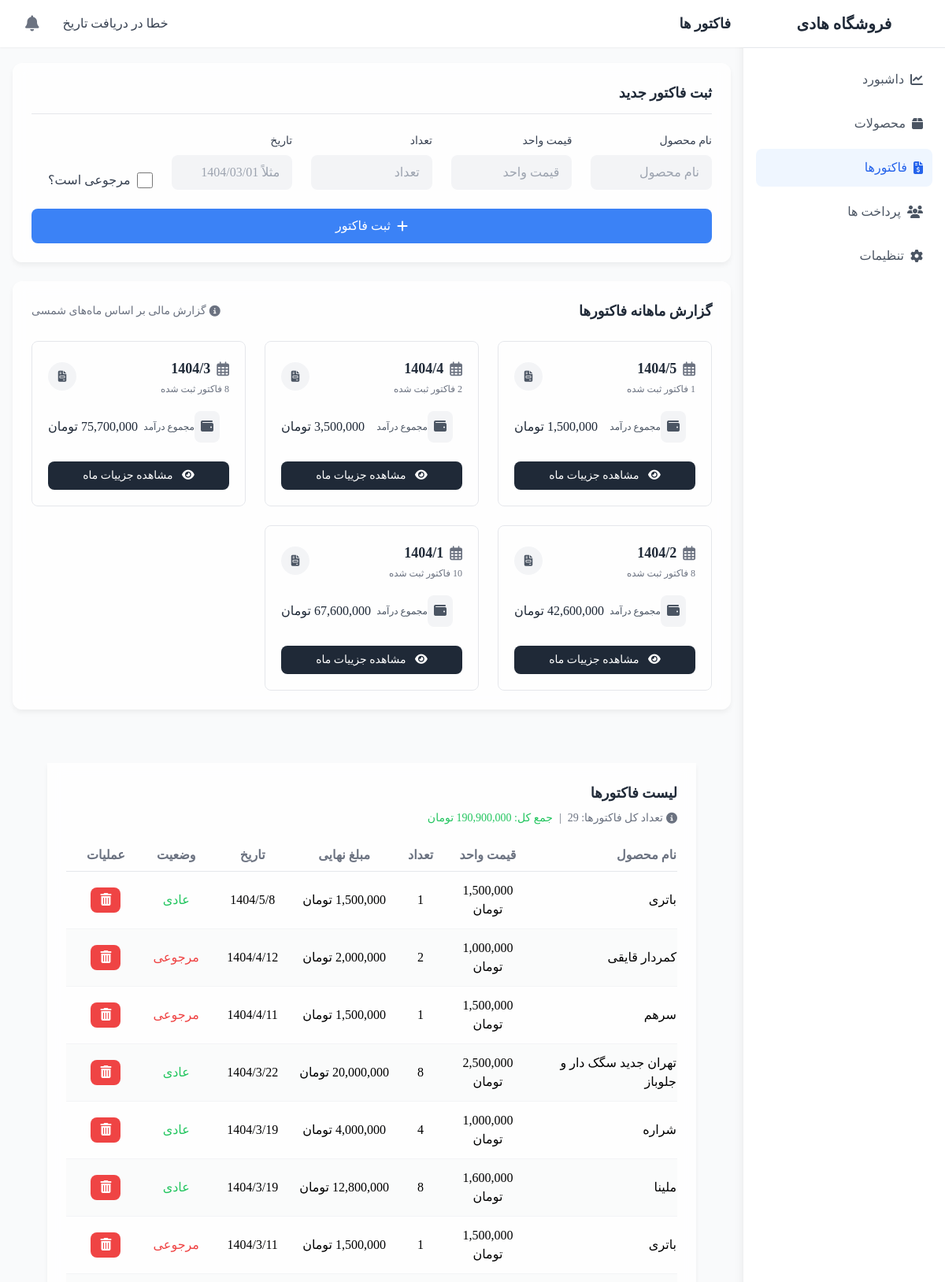
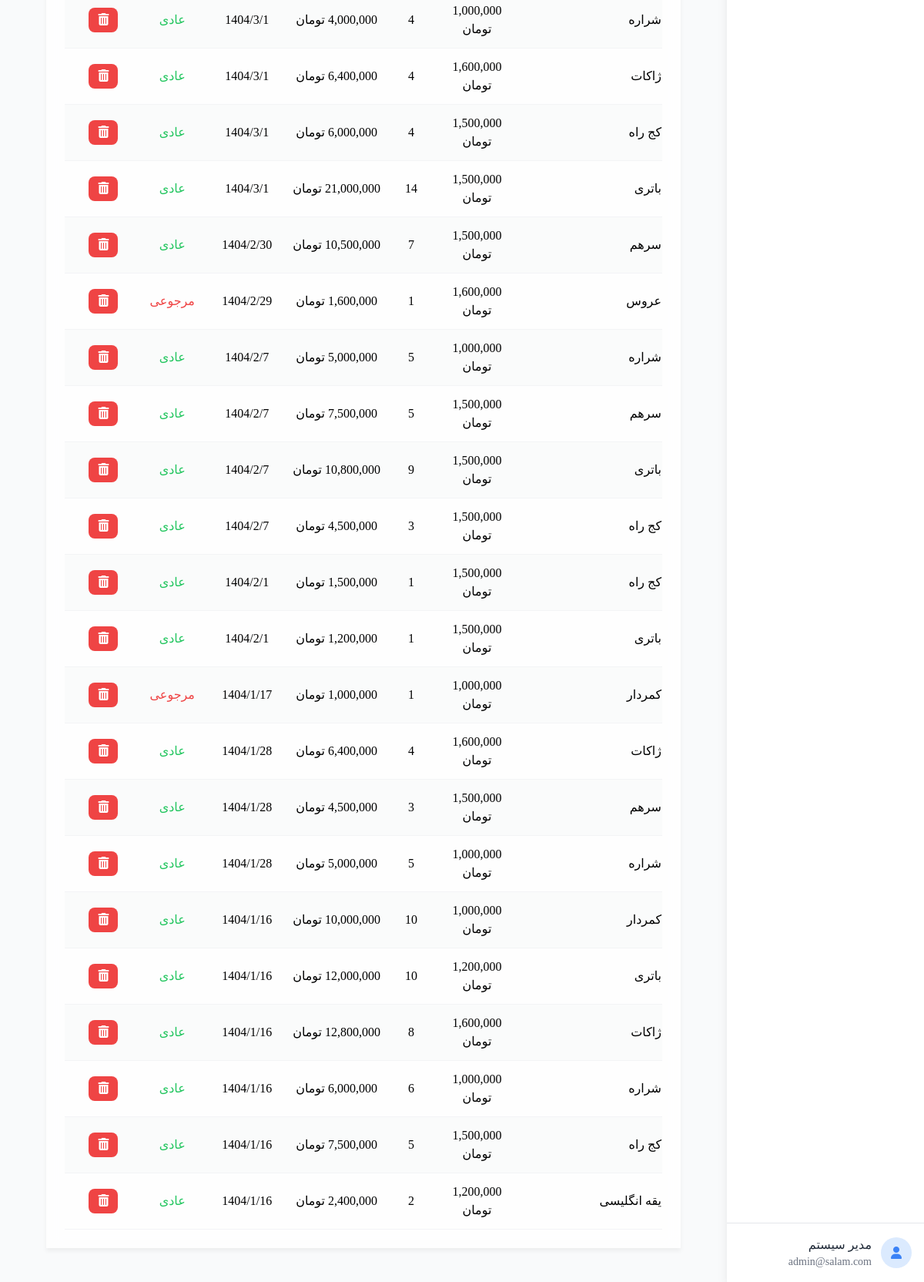
/factor.php, run on the app's committed database (2 pictures, top to bottom).
### tables this page shows
CREATE TABLE IF NOT EXISTS `factor` (
  `id` int NOT NULL AUTO_INCREMENT,
  `name` varchar(255) NOT NULL,
  `price` decimal(10,2) NOT NULL,
  `stock` int NOT NULL,
  `final_price` decimal(10,2) NOT NULL,
  `date` varchar(10) NOT NULL,
  `returned` tinyint(1) DEFAULT '0',
  `created_at` timestamp NULL DEFAULT CURRENT_TIMESTAMP,
  PRIMARY KEY (`id`)
);

### factor.php (the view, shortened to what this page needs)
<!DOCTYPE html>
<html lang="en" dir="rtl">
<head>
    <script src="https://cdn.tailwindcss.com"></script>
    <link href="https://cdnjs.cloudflare.com/ajax/libs/font-awesome/6.4.0/css/all.min.css" rel="stylesheet">
    <link rel="stylesheet" href="color.css">
</head>
<body class="bg-gray-50">
    <div class="flex h-screen overflow-hidden">
        <?php include("sidebar.php");?>
        <div class="flex-1 overflow-auto">
            <?php include("header.php");?>
            <div class="glass-card p-6 rounded-xl mb-6 mx-4">
                <h3 class="font-semibold text-gray-800 mb-6 text-lg border-b pb-3">ثبت فاکتور جدید</h3>
                <form method="post" action="factor_add.php" class="grid gap-6" dir="rtl">
                    <div class="grid grid-cols-1 md:grid-cols-5 gap-6">
                        <div class="space-y-2">
                            <label class="block text-sm font-medium text-gray-700">نام محصول</label>
                            <input type="text" name="name" placeholder="نام محصول" required
                                class="w-full form-input bg-gray-100 border-0 rounded-lg px-4 py-2.5 focus:ring-2 focus:ring-blue-500">
                        </div>
                        <div class="space-y-2">
                            <label class="block text-sm font-medium text-gray-700">قیمت واحد</label>
                            <input type="number" name="price" placeholder="قیمت واحد" required
                                class="w-full form-input bg-gray-100 border-0 rounded-lg px-4 py-2.5 focus:ring-2 focus:ring-blue-500">
                        </div>
                        <div class="space-y-2">
                            <label class="block text-sm font-medium text-gray-700">تعداد</label>
                            <input type="number" name="stock" placeholder="تعداد" required
                                class="w-full form-input bg-gray-100 border-0 rounded-lg px-4 py-2.5 focus:ring-2 focus:ring-blue-500">
                        </div>
                        <div class="space-y-2">
                            <label class="block text-sm font-medium text-gray-700">تاریخ</label>
                            <input type="text" name="date" id="date-input" placeholder="مثلاً 1404/03/01" required
                                class="w-full form-input bg-gray-100 border-0 rounded-lg px-4 py-2.5 focus:ring-2 focus:ring-blue-500">
                        </div>
                        <div class="space-y-2 flex items-end">
                            <label class="inline-flex items-center mt-1">
                                <input type="checkbox" name="returned" class="form-checkbox h-5 w-5 text-blue-600">
                                <span class="mr-2 text-gray-700">مرجوعی است؟</span>
                            </label>
                        </div>
                    </div>
                    <div class="grid grid-cols-1">
                        <button type="submit" name="add"
                            class="w-full md:w-3/3 mx-auto bg-blue-500 hover:bg-blue-600 text-white py-2.5 px-4 rounded-lg transition duration-200 flex items-center justify-center">
                            <i class="fas fa-plus ml-2"></i>
                            <span>ثبت فاکتور</span>
                        </button>
                    </div>
                </form>
            </div>
<div class="glass-card p-6 rounded-xl mb-6 mx-4">
    <div class="flex justify-between items-center mb-6">
        <h3 class="font-semibold text-gray-800 text-lg">گزارش ماهانه فاکتورها</h3>
        <div class="flex items-center text-sm text-gray-500">
            <i class="fas fa-info-circle ml-1"></i>
            <span>گزارش مالی بر اساس ماه‌های شمسی</span>
        </div>
    </div>
    <?php
    try {
        $pdo = new PDO("mysql:host=localhost;dbname=salam;charset=utf8mb4", "root", "");
        $pdo->setAttribute(PDO::ATTR_ERRMODE, PDO::ERRMODE_EXCEPTION);
        $pdo->setAttribute(PDO::ATTR_EMULATE_PREPARES, false);
        $sql = "
            SELECT
                SUBSTRING_INDEX(date, '/', 2) AS month_year,
                COUNT(*) AS total_orders,
                SUM(final_price) AS total_amount,
                SUM(CASE WHEN returned = 1 THEN 1 ELSE 0 END) AS returned_count,
                SUM(CASE WHEN returned = 0 THEN stock ELSE 0 END) AS total_products,
                SUM(CASE WHEN returned = 1 THEN stock ELSE 0 END) AS returned_products
            FROM factor
            GROUP BY month_year
            ORDER BY month_year DESC
        ";
        $stmt = $pdo->query($sql);
        $monthlyData = $stmt->fetchAll(PDO::FETCH_ASSOC);
    } catch (PDOException $e) {
        echo '<div class="bg-red-50 border-l-4 border-red-500 p-4 mb-6">';
        echo '<div class="flex items-center">';
        echo '<div class="flex-shrink-0 text-red-500">';
        echo '<i class="fas fa-exclamation-circle"></i>';
        echo '</div>';
        echo '<div class="ml-3">';
        echo '<p class="text-sm text-red-700">';
        echo 'خطا در ارتباط با پایگاه داده:<br>';
        echo htmlspecialchars($e->getMessage());
        echo '</p>';
        echo '</div>';
        echo '</div>';
        echo '</div>';
        $monthlyData = [];
    }
    ?>
    <div class="grid grid-cols-1 md:grid-cols-2 lg:grid-cols-3 gap-6">
        <?php if (!empty($monthlyData)): ?>
            <?php foreach ($monthlyData as $month):
            ?>
                <div class="border border-gray-200 rounded-lg hover:shadow-md transition-shadow">
                    <div class="p-5">
                        <div class="flex justify-between items-center mb-4">
                            <div>
                                <h4 class="font-bold text-lg text-gray-800 flex items-center">
                                    <i class="far fa-calendar-alt ml-2 text-gray-500"></i>
                                    <?= htmlspecialchars($month['month_year'] ?? 'N/A') ?>
                                </h4>
                                <p class="text-xs text-gray-500 mt-1">
                                    <?= htmlspecialchars($month['total_orders'] ?? 0) ?> فاکتور ثبت شده
                                </p>
                            </div>
                            <div class="bg-gray-100 text-gray-600 rounded-full w-9 h-9 flex items-center justify-center">
                                <i class="fas fa-file-invoice text-sm"></i>
                            </div>
                        </div>
                        <div class="space-y-3 mt-5">
                            <div class="flex items-center">
                                <div class="bg-gray-100 p-2 rounded-lg mr-3">
                                    <i class="fas fa-wallet text-gray-600"></i>
                                </div>
                                <div class="flex-1">
                                    <p class="text-xs text-gray-600">مجموع درآمد</p>
                                </div>
                                <span class="font-medium text-gray-800">
                                    <?= number_format($month['total_amount'] ?? 0, 0) ?> تومان
                                </span>
                            </div>
                        </div>
                        <div class="mt-6">
                            <a href="factor_details.php?month=<?= urlencode($month['month_year'] ?? '') ?>"
                                class="block text-center bg-gray-800 hover:bg-gray-700 text-white py-2 px-4 rounded-lg transition duration-200 text-sm w-full">
                                <i class="fas fa-eye ml-2"></i>
                                مشاهده جزییات ماه
                            </a>
                        </div>
                    </div>
                </div>
            <?php endforeach; ?>
        <?php endif; ?>
    </div>
</div>
            <main class="p-6 mx-4">
                <?php
                $pdo = new PDO("mysql:host=localhost;dbname=salam;charset=utf8", "root", "");
                $data = $pdo->query("SELECT * FROM factor ORDER BY id DESC")->fetchAll(PDO::FETCH_ASSOC);
                ?>
                <div class="glass-card p-6">
                    <div class="flex flex-col md:flex-row justify-between items-start md:items-center mb-6">
                        <div>
                            <h3 class="font-semibold text-gray-800 text-lg">لیست فاکتورها</h3>
                            <div class="flex items-center mt-2 text-sm text-gray-500">
                                <i class="fas fa-info-circle ml-1"></i>
                                <span>تعداد کل فاکتورها: <?= count($data) ?></span>
                                <?php
                                $totalSum = array_reduce($data, function ($carry, $item) {
                                    return $carry + $item['final_price'];
                                }, 0);
                                ?>
                                <span class="mx-2">|</span>
                                <span class="text-green-500">جمع کل: <?= number_format($totalSum, 0, '.', ',') ?>
                                    تومان</span>
                            </div>
                        </div>
                    </div>
                    <div class="overflow-x-auto">
                        <table class="w-full product-table text-right" dir="rtl">
                            <colgroup>
                                <col style="width: 25%">
                                <col style="width: 12%">
                                <col style="width: 10%">
                                <col style="width: 15%">
                                <col style="width: 15%">
                                <col style="width: 10%">
                                <col style="width: 13%">
                            </colgroup>
                            <thead>
                                <tr class="text-gray-500 border-b border-gray-200">
                                    <th class="pb-2 text-right">نام محصول</th>
                                    <th class="pb-2 text-center">قیمت واحد</th>
                                    <th class="pb-2 text-center">تعداد</th>
                                    <th class="pb-2 text-center">مبلغ نهایی</th>
                                    <th class="pb-2 text-center">تاریخ</th>
                                    <th class="pb-2 text-center">وضعیت</th>
                                    <th class="pb-2 text-center">عملیات</th>
                                </tr>
                            </thead>
                            <tbody>
                                <?php foreach ($data as $row): ?>
                                    <tr class="border-b border-gray-100">
                                        <td class="py-3">
                                            <?= htmlspecialchars($row['name']) ?>
                                        </td>
                                        <td class="py-3 text-center">
                                            <?= number_format($row['price'], 0, '.', ',') ?> تومان
                                        </td>
                                        <td class="py-3 text-center">
                                            <?= $row['stock'] ?>
                                        </td>
                                        <td class="py-3 text-center">
                                            <?= number_format($row['final_price'], 0, '.', ',') ?> تومان
                                        </td>
                                        <td class="py-3 text-center">
                                            <?= htmlspecialchars($row['date']) ?>
                                        </td>
                                        <td class="py-3 text-center">
                                            <span class="<?= $row['returned'] ? 'text-red-500' : 'text-green-500' ?>">
                                                <?= $row['returned'] ? 'مرجوعی' : 'عادی' ?>
                                            </span>
                                        </td>
                                        <td class="py-3 text-center space-x-2">
                                            <form method="post" action="factor_delete.php" class="inline-block"
                                                onsubmit="return confirm('آیا از حذف این فاکتور مطمئن هستید؟')">
                                                <button type="submit"
                                                    class="bg-red-500 hover:bg-red-600 text-white py-1 px-3 rounded-lg transition duration-200">
                                                    <i class="fas fa-trash-alt"></i>
                                                </button>
                                            </form>
                                        </td>
                                    </tr>
                                <?php endforeach; ?>
                            </tbody>
                        </table>
                    </div>
                </div>
            </main>
        </div>
    </div>
</body>
</html>

### color.css (style rules this page uses)
:root { --color-bg: #0066ff; --color-card-bg: rgba(255, 255, 255, 0.8); --color-hover-bg: rgba(59, 130, 246, 0.1); --color-hover-row: rgba(59, 130, 246, 0.05); --color-even-row: rgba(249, 250, 251, 0.8); --color-shadow: #0000000d; --color-input-focus: rgba(59, 130, 246, 0.2); --color-text: #374151; }

### factor.php (style rules this page uses)
body { font-family: modam; background-color: var(--color-bg); }
.glass-card { background: var(--color-card-bg); backdrop-filter: blur(10px); box-shadow: 0 4px 6px var(--color-shadow); margin: 20px; }
.product-table tr:nth-child(even) { background-color: var(--color-even-row); }
.form-input { transition: all 0.3s ease; }

### data on the page
factor: name "باتری", price "1,500,000", stock "1", date "1404/5/8", returned "عادی"
factor: name "کمردار قایقی", price "1,000,000", stock "2", final_price "2,000,000", date "1404/4/12", returned "مرجوعی"
factor: name "سرهم", price "1,500,000", stock "1", date "1404/4/11", returned "مرجوعی"
factor: name "تهران جدید سگک دار و جلوباز", price "2,500,000", stock "8", final_price "20,000,000", date "1404/3/22", returned "عادی"
factor: name "شراره", price "1,000,000", stock "4", final_price "4,000,000", date "1404/3/19", returned "عادی"
factor: name "ملینا", price "1,600,000", stock "8", date "1404/3/19", returned "عادی"
factor: name "باتری", price "1,500,000", stock "1", date "1404/3/11", returned "مرجوعی"
factor: name "شراره", price "1,000,000", stock "4", final_price "4,000,000", date "1404/3/1", returned "عادی"
factor: name "ژاکات", price "1,600,000", stock "4", final_price "6,400,000", date "1404/3/1", returned "عادی"
factor: name "کج راه", price "1,500,000", stock "4", final_price "6,000,000", date "1404/3/1", returned "عادی"
factor: name "باتری", price "1,500,000", stock "14", final_price "21,000,000", date "1404/3/1", returned "عادی"
factor: name "سرهم", price "1,500,000", stock "7", date "1404/2/30", returned "عادی"
factor: name "عروس", price "1,600,000", stock "1", date "1404/2/29", returned "مرجوعی"
factor: name "شراره", price "1,000,000", stock "5", date "1404/2/7", returned "عادی"
factor: name "سرهم", price "1,500,000", stock "5", date "1404/2/7", returned "عادی"
factor: name "باتری", price "1,500,000", stock "9", date "1404/2/7", returned "عادی"
factor: name "کج راه", price "1,500,000", stock "3", final_price "4,500,000", date "1404/2/7", returned "عادی"
factor: name "کج راه", price "1,500,000", stock "1", date "1404/2/1", returned "عادی"
factor: name "باتری", price "1,500,000", stock "1", date "1404/2/1", returned "عادی"
factor: name "کمردار", price "1,000,000", stock "1", date "1404/1/17", returned "مرجوعی"
factor: name "ژاکات", price "1,600,000", stock "4", final_price "6,400,000", date "1404/1/28", returned "عادی"
factor: name "سرهم", price "1,500,000", stock "3", final_price "4,500,000", date "1404/1/28", returned "عادی"
factor: name "شراره", price "1,000,000", stock "5", date "1404/1/28", returned "عادی"
factor: name "کمردار", price "1,000,000", stock "10", date "1404/1/16", returned "عادی"
factor: name "باتری", price "1,200,000", stock "10", date "1404/1/16", returned "عادی"
factor: name "ژاکات", price "1,600,000", stock "8", date "1404/1/16", returned "عادی"
factor: name "شراره", price "1,000,000", stock "6", final_price "6,000,000", date "1404/1/16", returned "عادی"
factor: name "کج راه", price "1,500,000", stock "5", date "1404/1/16", returned "عادی"
factor: name "یقه انگلیسی", price "1,200,000", stock "2", final_price "2,400,000", date "1404/1/16", returned "عادی"

### other printed values
$item['text'] "داشبورد"
$item['text'] "محصولات"
$item['text'] "فاکتورها"
$item['text'] "پرداخت ها"
$item['text'] "تنظیمات"
$pageTitle "فاکتور ها"
$month['month_year'] "1404/5"
$month['total_amount'] "1,500,000"
$month['month_year'] "1404/4"
$month['total_orders'] "2"
$month['total_amount'] "3,500,000"
$month['month_year'] "1404/3"
$month['total_orders'] "8"
$month['total_amount'] "75,700,000"
$month['month_year'] "1404/2"
